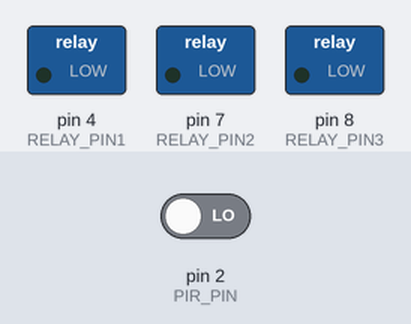
Bench run of a sketch on a simulated Arduino Uno, built with avr-gcc and run on an emulated ATmega328P. Parts: switched loads named in the sketch (green lamp = pin HIGH). The test bench sets the inputs (shaded band); at power-on: pin 2 (PIR_PIN) LOW.

Above: at 1.2 s.
1.3 s: pin 2 (PIR_PIN) driven HIGH
At 2.5 s:
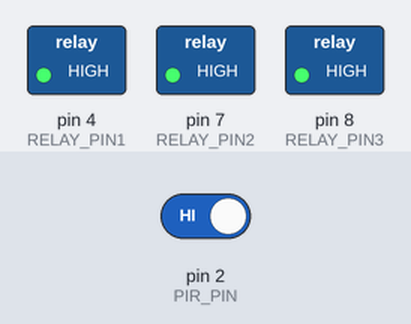
Timing chart, 0 to 7.8 s (numbered marks = the images above; inputs shaded):
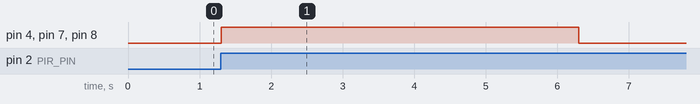

Measured:
- after the input at 1.3 s, pin 4 (RELAY_PIN1), pin 7 (RELAY_PIN2), pin 8 (RELAY_PIN3): LOW → HIGH at once, → LOW 5.0 s later

The sketch:

pir_delay.ino
```cpp
// (licence header left out)
//Pin numbers for Digital I/O
#define PIR_PIN 2
#define RELAY_PIN1 4
#define RELAY_PIN2 7
#define RELAY_PIN3 8

//timing definitions
#define DELAY_BEFORE_START 0
#define DELAY_AFTER_START 5000

int PIRState = LOW;            //whtether the pir sensor is active (HIGH) or inactive(LOW)
int previousPIRState = LOW;    // state of the PIR sensor in the last loop

void setup()
{
  pinMode(RELAY_PIN1, OUTPUT);  //set the pin to output for the relay
  pinMode(RELAY_PIN2, OUTPUT);  //set the pin to output for the relay. You can remove this line if you are only using  one relay
  pinMode(RELAY_PIN3, OUTPUT);  //set the pin to output for the relay . You can remove this line if you are only using one or two relays
  pinMode(PIR_PIN, INPUT);  //set the pin to input for PIR
}
void loop()
{
  PIRState = digitalRead(PIR_PIN);  //read the current state of the PIR sensor

   //only activate the relays if the PIR sensor is HIGH(Active) and the last read was LOW(inactive) This prevents the system going off repeatledy while the same person stands in front of it
  if(PIRState == HIGH && previousPIRState == LOW)
{
    delay(DELAY_BEFORE_START);
    digitalWrite(RELAY_PIN1, HIGH);          //write the relay to HIGH(active)
    digitalWrite(RELAY_PIN2, HIGH);          //write the state to HIGH(active)  remove this line if you are only using 1 relay
    digitalWrite(RELAY_PIN3, HIGH);          //write the state to HIGH(active)  remove this line if you are only using 1 or 2 relays
    delay(DELAY_AFTER_START);
    digitalWrite(RELAY_PIN1, LOW);          //write the state to LOW(inactive)
    digitalWrite(RELAY_PIN2, LOW);          //write the state to LOW(inactive)  remove this line if you are only using 1 relay
    digitalWrite(RELAY_PIN3, LOW);          //write the state to LOW(inactive)  remove this line if you are only using 1 or 2 relays
  }


  previousPIRState = PIRState;   //record the PIR state for the next loop

}
```
